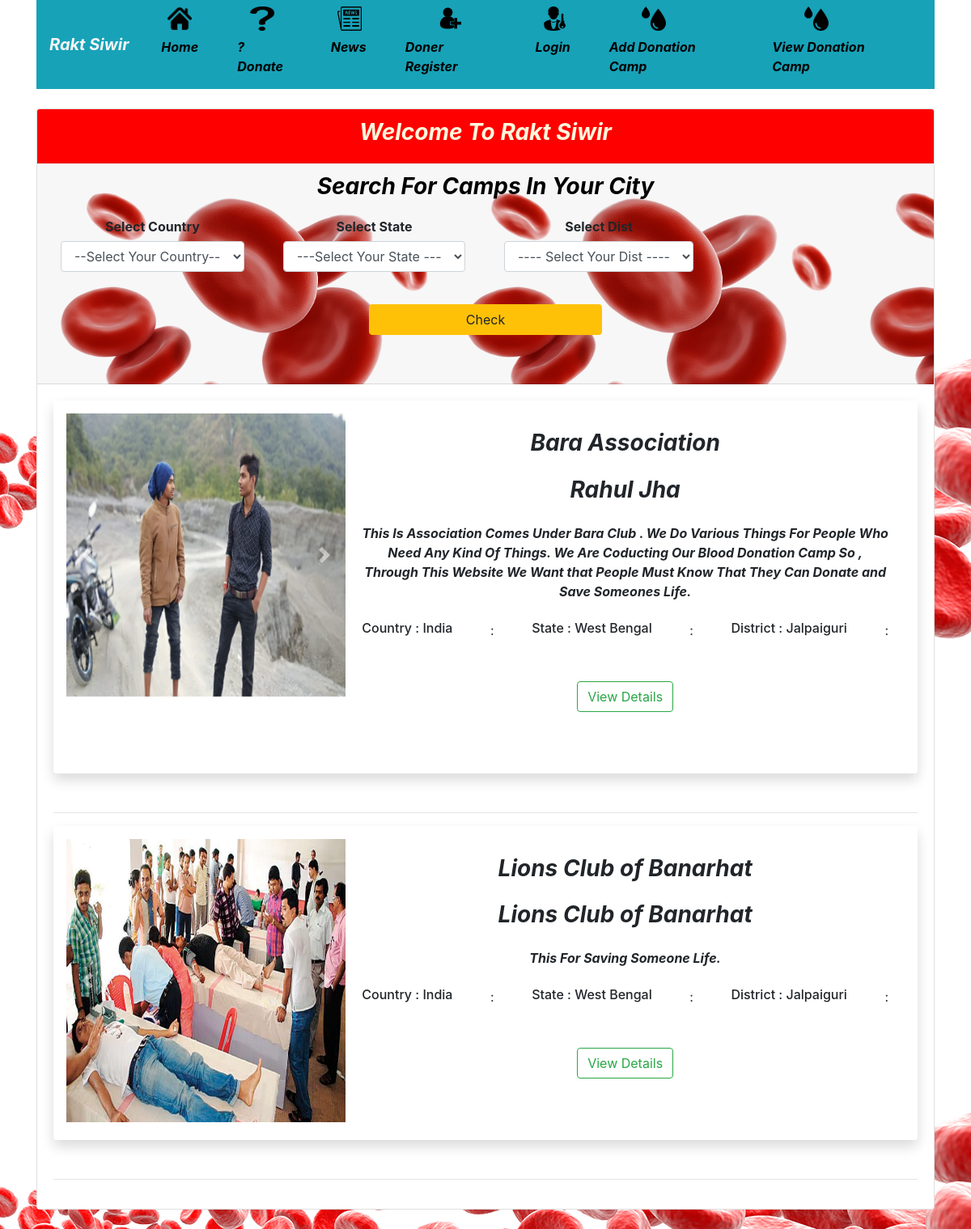
Screenshot of /fetch_camp.php with the database file from the repository.
### tables this page shows
CREATE TABLE `camp` (
  `slno` int(100) NOT NULL,
  `name_owner` varchar(100) NOT NULL,
  `name_asso` varchar(100) NOT NULL,
  `email` varchar(100) NOT NULL,
  `phone` varchar(100) NOT NULL,
  `full_address` varchar(100) NOT NULL,
  `pincode` varchar(100) NOT NULL,
  `map` varchar(100) NOT NULL,
  `country` varchar(100) NOT NULL,
  `state` varchar(100) NOT NULL,
  `dist` varchar(100) NOT NULL,
  `file` varchar(100) NOT NULL,
  `file1` varchar(100) NOT NULL,
  `file2` varchar(100) NOT NULL,
  `file3` varchar(100) NOT NULL,
  `details` varchar(500) NOT NULL,
  `start_date` varchar(100) NOT NULL,
  `end_date` varchar(100) NOT NULL,
  `start_time` varchar(100) NOT NULL,
  `end_time` varchar(100) NOT NULL
);

### fetch_camp.php (the view, shortened to what this page needs)
<!doctype html>
<html lang="en">
<head>
    <link rel="stylesheet" href="https://stackpath.bootstrapcdn.com/bootstrap/4.5.2/css/bootstrap.min.css"
>
</head>
<body style="background-image:url(img/back5.png)">
    <?php
     include 'header.php';
    ?>
    <div class="container">
        <div class="card my-4">
            <?php
include 'camp_search.php';
?>
            <div class="card-body">
                <?php
$sql="select * from `camp`";
$result=mysqli_query($conn , $sql);
while($row=mysqli_fetch_assoc($result)){
echo '              <div class="shadow p-3 mb-5 bg-white rounded">
<div style="width:100%;">
    <div class="row no-gutters">
        <div class="col-md-4">
            <div id="carouselExampleControls" class="carousel slide" data-ride="carousel">
                <div class="carousel-inner">
                    <div class="carousel-item active">
                        <img src="Camp Images/'.$row['file'].'" width="350" height="350" class="d-block w-100"
                            alt="...">
                    </div>
                        <img src="Camp Images/'.$row['file1'].'" width="350" height="350" class="d-block w-100"
                        <img src="Camp Images/'.$row['file2'].'" width="350" height="350" class="d-block w-100"
                        <img src="Camp Images/'.$row['file3'].'" width="350" height="350" class="d-block w-100"
                </div>
                <a class="carousel-control-prev" href="#carouselExampleControls" role="button"
                    data-slide="prev">
                    <span class="carousel-control-prev-icon" aria-hidden="true"></span>
                </a>
                <a class="carousel-control-next" href="#carouselExampleControls" role="button"
                    data-slide="next">
                    <span class="carousel-control-next-icon" aria-hidden="true"></span>
                </a>
            </div>
        </div>
        <div class="col-md-8">
            <div class="card-body">
                <h3 class="text-center"><b><i>'.$row['name_asso'].'</i></b></h3>
                <h3 class="text-center my-4"><b><i>'.$row['name_owner'].'</i></b></h3>
                <p class="text-center my-4"><b><i>'.$row['details'].'</i></b> </p>
                <div class="d-flex justify-content-between my-4">
                    <h6>Country : '.$row['country'].' </h6> : <h6>State : '.$row['state'].' </h6> : <h6>District : '.$row['dist'].' </h6> :
                </div>
                <div class="form-group d-flex justify-content-center">
                    <a href="view_camp.php?camp='.$row['slno'].'"><button type="button"
                            class="btn btn-outline-success my-4">View Details</button></a>
                </div>
            </div>
        </div>
    </div>
</div>
</div><hr>';
}
?>
            </div>
        </div>
    </div>
</body>
</html>

### header.php (shortened to what this page needs)
<?php
echo '<div class="container">
<nav class="navbar navbar-expand-lg navbar-light bg-info">
  <a class="navbar-brand" href="#" style="color: whitesmoke;"><i><b>Rakt Siwir</b></i></a>
  <button class="navbar-toggler" type="button" data-toggle="collapse" data-target="#navbarSupportedContent" aria-controls="navbarSupportedContent" aria-expanded="false" aria-label="Toggle navigation">
    <span class="navbar-toggler-icon"></span>
  </button>
  <div class="collapse navbar-collapse" id="navbarSupportedContent">
    <ul class="navbar-nav mr-auto">
      <b><i><li class="nav-item active mx-3">
      <a href="index.php"><img src="img/home.png" class="mx-3" height="30" width="30" alt=""></a>
        <a class="nav-link active" href="index.php"  style="color: black;" >Home <span class="sr-only">(current)</span></a>
      </li></i></b>
      <b><i> <li class="nav-item mx-3" >
      <a href="whyDonate.php"><img src="img/question.png" class="ml-4" height="30" width="30" alt=""></a>
        <a class="nav-link active" href="whyDonate.php" style="color: black;">? Donate</a>
      </li></i></b>
      <b><i><li class="nav-item active mx-3" style="color: whitesmoke;">
      <a href="news.php"><img src="img/news.png" class="ml-3" height="30" width="30" alt=""></a>
        <a class="nav-link" href="news.php"  style="color: black;">News</a>
      </li></i></b>
      <div class="d-flex justify-content-end">
';
if(isset($_SESSION['loggedin']) && $_SESSION['loggedin']==true){
}
else{
  echo '     <b><i><li class="nav-item active mx-3" style="color: black;">
  <a href="signup.php"> <img src="img/signup.png" class="ml-5" height="30" width="30" alt=""></a>
    <a class="nav-link" href="signup.php"  style="color: black;">Doner Register</a>
  </li></i></b>
  <b><i><li class="nav-item active mx-3" style="color: black;">
  <a href="login.php"><img src="img/login.png" class="ml-3" height="30" width="30" alt=""></a>
    <a class="nav-link" href="login.php"  style="color: black;">Login</a>
  </li></i></b>
  ';
}
echo '
<b><i><li class="nav-item active mx-3" style="color: black;">
<a href="camp.php"><img src="img/d.png" class="ml-5" height="30" width="30" alt=""></a>
  <a class="nav-link" href="camp.php"  style="color: black;">Add Donation Camp</a>
</li></i></b>
<b><i><li class="nav-item active mx-3" style="color: black;">
<a href="fetch_camp.php"><img src="img/d.png" class="ml-5" height="30" width="30" alt=""></a>
  <a class="nav-link" href="fetch_camp.php"  style="color: black;">View Donation Camp</a>
</li></i></b>
</div>
  </div>
</nav></div>';
?>

### camp_search.php (shortened to what this page needs)
<div class="card-header text-center" style="background-color: red;">
    <h3 style="color:cornsilk;"> <b><i>Welcome To Rakt Siwir</i></b></h3>
</div>
<div class="card-header text-center" style="background-image: url(img/back6.png); ">
<h3 style="color:black;"> <b><i>Search For Camps In Your City</i></b></h3>
    <form action="camp_record.php" class="my-4" method="post">
        <div class="d-flex justify-content-between">
            <div class="row">
                <div class="form-group mx-4">
                    <h6 class="text-center"><b>Select Country</b></h6>
                    <select name="country" id="" class="form-control">
                        <option value="">--Select Your Country--</option>
                    </select>
                </div>
                <div class="form-group mx-4">
                    <h6 class="text-center"><b>Select State</b></h6>
                    <select name="state" id="stateid" onChange="State_list()" class="form-control">
                        <option value="">---Select Your State ---</option>
                    </select>
                </div>
                <div class="form-group mx-4">
                    <h6 class="text-center"><b>Select Dist</b></h6>
                    <select name="dist" id="dist" class="form-control">
                        <option value="">---- Select Your Dist ----</option>
                    </select>
                </div>
            </div>
        </div>
        <div class="form-group d-flex justify-content-center">
            <button type="submit" class="btn btn-warning  my-4 mx-1" style="width:18rem;">Check</button>
        </div>
    </form>
</div>

### rows the page displays
camp: file (picture), name_asso "Bara Association", name_owner "Rahul Jha", details "This Is Association Comes Under Bara Club . We Do Various Things For People Who Need Any Kind Of Things. We Are Coducting Our Blood Donation Camp So , Through This Website We Want that People Must Know That They Can Donate and Save Someones Life.", country "India", state "West Bengal", dist "Jalpaiguri"
camp: file (picture), name_asso "Lions Club of Banarhat", name_owner "Lions Club of Banarhat", details "This For Saving Someone Life.", country "India", state "West Bengal", dist "Jalpaiguri"
